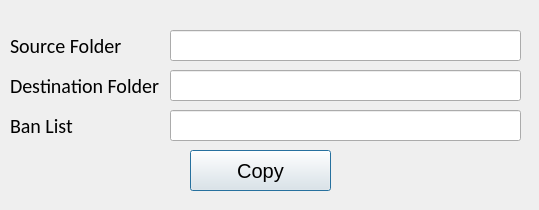
<?xml version="1.0" encoding="UTF-8"?>
<ui version="4.0">
 <class>Dialog</class>
 <widget class="QDialog" name="Dialog">
  <property name="geometry">
   <rect>
    <x>0</x>
    <y>0</y>
    <width>539</width>
    <height>210</height>
   </rect>
  </property>
  <property name="windowTitle">
   <string>Dialog</string>
  </property>
  <widget class="QLabel" name="label">
   <property name="geometry">
    <rect>
     <x>10</x>
     <y>30</y>
     <width>161</width>
     <height>31</height>
    </rect>
   </property>
   <property name="font">
    <font>
     <family>Calibri</family>
     <pointsize>15</pointsize>
    </font>
   </property>
   <property name="text">
    <string>Source Folder</string>
   </property>
  </widget>
  <widget class="QLabel" name="label_2">
   <property name="geometry">
    <rect>
     <x>10</x>
     <y>70</y>
     <width>161</width>
     <height>31</height>
    </rect>
   </property>
   <property name="font">
    <font>
     <family>Calibri</family>
     <pointsize>15</pointsize>
    </font>
   </property>
   <property name="text">
    <string>Destination Folder</string>
   </property>
  </widget>
  <widget class="QLabel" name="label_3">
   <property name="geometry">
    <rect>
     <x>10</x>
     <y>110</y>
     <width>161</width>
     <height>31</height>
    </rect>
   </property>
   <property name="font">
    <font>
     <family>Calibri</family>
     <pointsize>15</pointsize>
    </font>
   </property>
   <property name="text">
    <string>Ban List</string>
   </property>
  </widget>
  <widget class="QPushButton" name="copy_btn">
   <property name="geometry">
    <rect>
     <x>190</x>
     <y>150</y>
     <width>141</width>
     <height>41</height>
    </rect>
   </property>
   <property name="font">
    <font>
     <family>Arial</family>
     <pointsize>15</pointsize>
    </font>
   </property>
   <property name="text">
    <string>Copy</string>
   </property>
  </widget>
  <widget class="QLineEdit" name="source_txt">
   <property name="geometry">
    <rect>
     <x>170</x>
     <y>30</y>
     <width>351</width>
     <height>31</height>
    </rect>
   </property>
   <property name="font">
    <font>
     <pointsize>13</pointsize>
    </font>
   </property>
  </widget>
  <widget class="QLineEdit" name="destination_txt">
   <property name="geometry">
    <rect>
     <x>170</x>
     <y>70</y>
     <width>351</width>
     <height>31</height>
    </rect>
   </property>
   <property name="font">
    <font>
     <pointsize>13</pointsize>
    </font>
   </property>
  </widget>
  <widget class="QLineEdit" name="banlist_txt">
   <property name="geometry">
    <rect>
     <x>170</x>
     <y>110</y>
     <width>351</width>
     <height>31</height>
    </rect>
   </property>
   <property name="font">
    <font>
     <pointsize>13</pointsize>
    </font>
   </property>
  </widget>
 </widget>
 <resources/>
 <connections/>
</ui>
